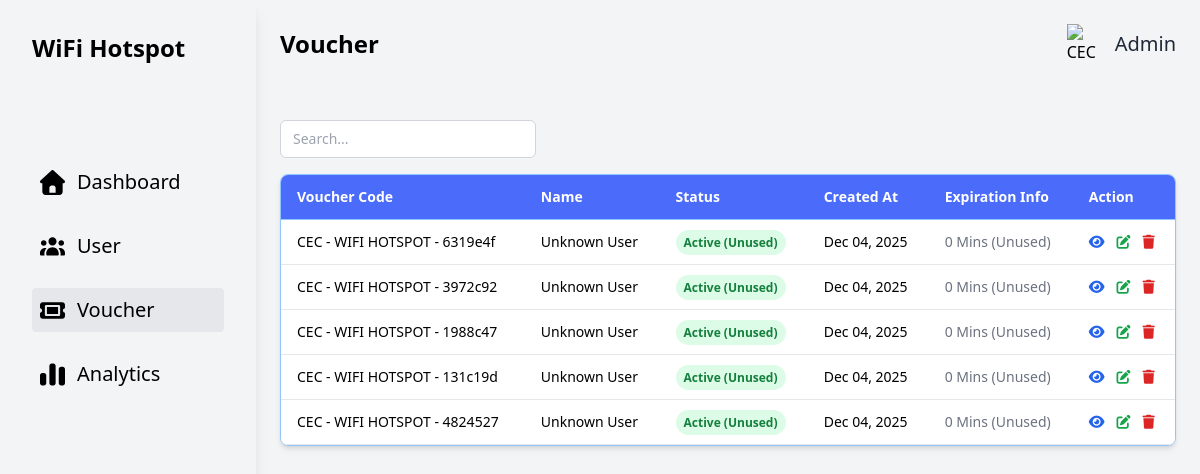
Before: /php/Voucher.php with the older database file.
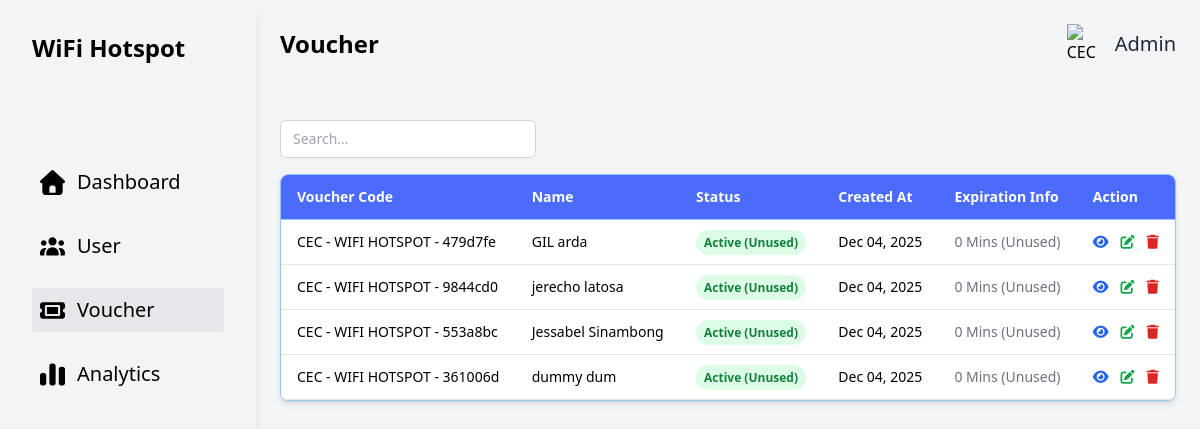
After: the same page with the newer database file.
### tables this page shows
CREATE TABLE `vouchers` (
  `user_profile_id` int(11) NOT NULL,
  `id` int(11) NOT NULL,
  `code` text NOT NULL,
  `used` tinyint(1) NOT NULL DEFAULT 0,
  `created_at` datetime NOT NULL,
  `used_at` datetime DEFAULT NULL,
  `time_limit_minutes` int(11) NOT NULL
);

### php/Voucher.php (the view, shortened to what the changed rows need)
<?php
require 'db.php';
$sql = "
    SELECT
        v.code,
        v.used,
        v.created_at,
        v.time_limit_minutes,
        v.used_at,
        CONCAT(u.first_name, ' ', u.last_name) AS full_name
    FROM vouchers v
    LEFT JOIN users_profile u
        ON v.user_profile_id = u.user_id
    ORDER BY v.id DESC
";
try {
    $stmt = $pdo->prepare($sql);
    $stmt->execute();
    $vouchers = $stmt->fetchAll(PDO::FETCH_ASSOC);
} catch (PDOException $e) {
    die("Database Error: " . $e->getMessage());
}
function calculate_expiration($voucher) {
    $start_timestamp = strtotime($voucher['used_at'] ?? $voucher['created_at']);
    $minutes = (int)$voucher['time_limit_minutes'];
    $expiration_timestamp = $start_timestamp + ($minutes * 60);
    if ($voucher['used'] == 1 && time() > $expiration_timestamp) {
        return ['text' => 'Expired', 'class' => 'red'];
    } elseif ($voucher['used'] == 1) {
        return ['text' => date("M d, Y H:i", $expiration_timestamp), 'class' => 'green'];
    } else {
        return ['text' => $minutes . " Mins (Unused)", 'class' => 'gray'];
    }
}
?>
<!DOCTYPE html>
<html lang="en">
<head>
    <link href="https://cdnjs.cloudflare.com/ajax/libs/font-awesome/6.5.2/css/all.min.css" rel="stylesheet">
    <script src="../css/tailwind.css"></script>
</head>
<body class="bg-gray-100">
    <div class="flex">
        <div class="w-64 bg-white-200 h-screen p-8 text-white shadow-lg overflow-y-auto">
            <div class="flex items-center space-x-2 mb-24">
                <h1 class="text-2xl font-semibold text-black">WiFi Hotspot</h1>
            </div>
        </div>
        <div class="container mx-auto p-6 flex-1">
            <div class="flex justify-between items-center mb-10">
                <h1 class="text-2xl font-semibold text-black">Voucher </h1>
            </div>
            <div class="bg-white shadow-md rounded-lg overflow-hidden border border-blue-300">
                <div class="overflow-x-auto">
                    <table class="min-w-full border-collapse">
                        <thead class="bg-[#4B6BFB] text-white">
                            <tr>
                                <th class="px-4 py-3 text-left text-sm font-semibold border-b border-blue-300">Voucher Code</th>
                                <th class="px-4 py-3 text-left text-sm font-semibold border-b border-blue-300">Name</th>
                                <th class="px-4 py-3 text-left text-sm font-semibold border-b border-blue-300">Status</th>
                                <th class="px-4 py-3 text-left text-sm font-semibold border-b border-blue-300">Created At</th>
                                <th class="px-4 py-3 text-left text-sm font-semibold border-b border-blue-300">Expiration Info</th>
                                <th class="px-4 py-3 text-left text-sm font-semibold border-b border-blue-300">Action</th>
                            </tr>
                        </thead>
                        <tbody class="bg-white">
                            <?php foreach ($vouchers as $v): ?>
                            <tr class="hover:bg-gray-100 border-b border-gray-200">
                                <td class="px-4 py-3 text-sm font-medium">
                                    <?= htmlspecialchars($v['code']) ?>
                                </td>
                                <td class="px-4 py-3 text-sm">
                                    <?= htmlspecialchars($v['full_name'] ?? 'Unknown User') ?>
                                </td>
                                <td class="px-4 py-3 text-sm">
                                    <?php if ($v['used'] == 0): ?>
                                        <span class="bg-green-100 text-green-700 px-2 py-1 rounded-full text-xs font-semibold">
                                            Active (Unused)
                                        </span>
                                    <?php endif; ?>
                                </td>
                                <td class="px-4 py-3 text-sm">
                                    <?= date("M d, Y", strtotime($v['created_at'])) ?>
                                </td>
                                <td class="px-4 py-3 text-sm">
                                    <?php
                                        $exp_info = calculate_expiration($v);
                                        $color_class = [
                                            'green' => 'text-green-600 font-semibold',
                                            'red' => 'text-red-600 font-bold',
                                            'gray' => 'text-gray-500',
                                        ][$exp_info['class']] ?? 'text-gray-500';
                                    ?>
                                    <span class="<?= $color_class ?>">
                                        <?= $exp_info['text'] ?>
                                    </span>
                                </td>
                                <td class="px-4 py-3 text-sm">
                                    <div class="flex space-x-3">
                                        <button class="text-blue-600 hover:text-blue-800" title="See More">
                                            <i class="fa-solid fa-eye"></i>
                                        </button>
                                        <button class="text-green-600 hover:text-green-800" title="Edit">
                                            <i class="fa-solid fa-edit"></i>
                                        </button>
                                        <button class="text-red-600 hover:text-red-800" title="Delete">
                                            <i class="fa-solid fa-trash"></i>
                                        </button>
                                    </div>
                                </td>
                            </tr>
                            <?php endforeach; ?>
                        </tbody>
                    </table>
                </div>
            </div>
        </div>
    </div>
</body>
</html>

Changed rows visible on the page:
removed vouchers: code "CEC - WIFI HOTSPOT - 6319e4f", full_name "Unknown User", used "Active (Unused)", created_at "Dec 04, 2025", time_limit_minutes "0 Mins (Unused)"
removed vouchers: code "CEC - WIFI HOTSPOT - 3972c92", full_name "Unknown User", used "Active (Unused)", created_at "Dec 04, 2025", time_limit_minutes "0 Mins (Unused)"
removed vouchers: code "CEC - WIFI HOTSPOT - 1988c47", full_name "Unknown User", used "Active (Unused)", created_at "Dec 04, 2025", time_limit_minutes "0 Mins (Unused)"
removed vouchers: code "CEC - WIFI HOTSPOT - 131c19d", full_name "Unknown User", used "Active (Unused)", created_at "Dec 04, 2025", time_limit_minutes "0 Mins (Unused)"
removed vouchers: code "CEC - WIFI HOTSPOT - 4824527", full_name "Unknown User", used "Active (Unused)", created_at "Dec 04, 2025", time_limit_minutes "0 Mins (Unused)"
added vouchers: code "CEC - WIFI HOTSPOT - 479d7fe", full_name "GIL arda", used "Active (Unused)", created_at "Dec 04, 2025", time_limit_minutes "0 Mins (Unused)"
added vouchers: code "CEC - WIFI HOTSPOT - 9844cd0", full_name "jerecho latosa", used "Active (Unused)", created_at "Dec 04, 2025", time_limit_minutes "0 Mins (Unused)"
added vouchers: code "CEC - WIFI HOTSPOT - 553a8bc", full_name "Jessabel Sinambong", used "Active (Unused)", created_at "Dec 04, 2025", time_limit_minutes "0 Mins (Unused)"
added vouchers: code "CEC - WIFI HOTSPOT - 361006d", full_name "dummy dum", used "Active (Unused)", created_at "Dec 04, 2025", time_limit_minutes "0 Mins (Unused)"
